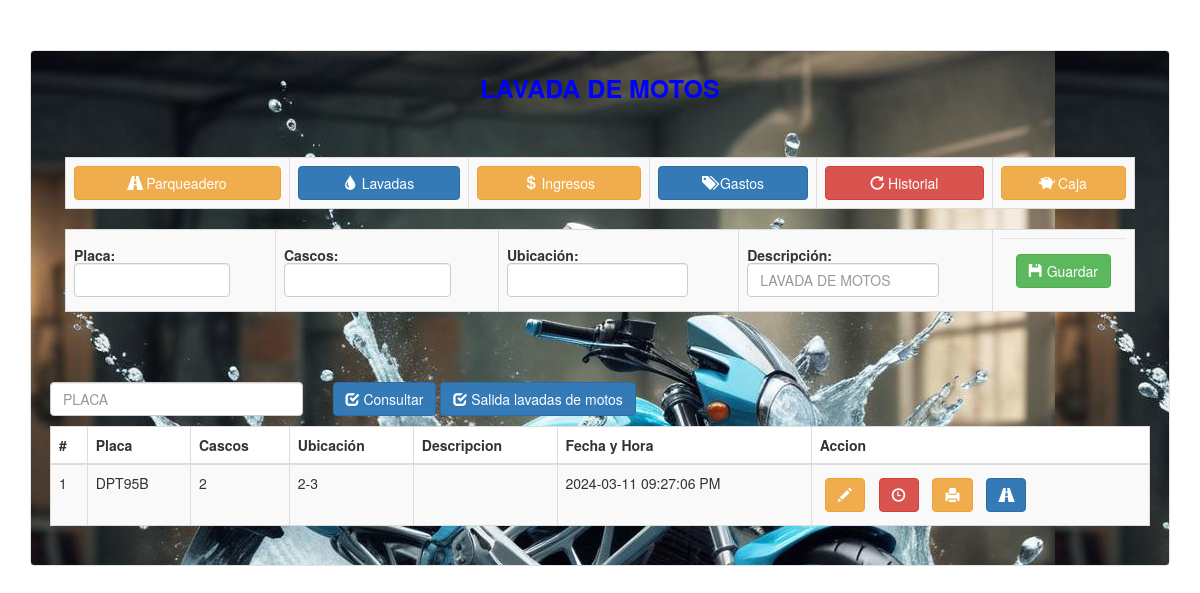
Before: /lavadas.php with the older database file.
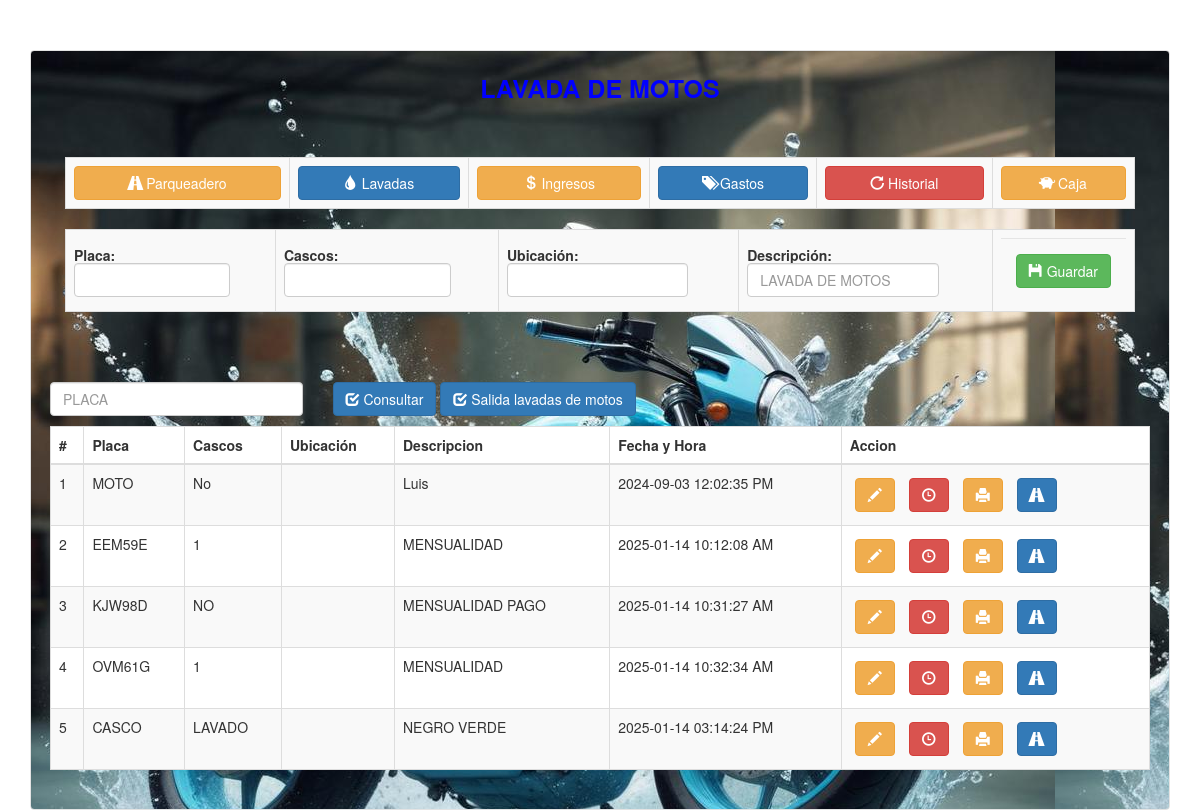
After: the same page with the newer database file.
### tables this page shows
CREATE TABLE `lavadas` (
  `id` int(11) NOT NULL,
  `placa` text NOT NULL,
  `descripcion` text NOT NULL,
  `fecha_ingreso` datetime NOT NULL,
  `valor_cobrado` int(11) NOT NULL,
  `fecha_salida` datetime NOT NULL,
  `estado` int(11) NOT NULL,
  `cascos` text NOT NULL,
  `ubicacion` text NOT NULL
);

### lavadas.php (the view, shortened to what the changed rows need)
<!DOCTYPE html>
<html>
<head>
	<link rel="stylesheet" href="libs/bootstrap.min.css" />
</head>
<body>
	<div class="container">
		<div class="well" style="margin:auto; padding:auto; width:100%;">
				<?php
				include('conn.php');
				$contaor = 0;
				if (isset($_POST['placa2'])) {
					$placa = $_POST['placa2'];
					$query = mysqli_query($conn, "select * from `lavadas` where estado=1 and placa LIKE '%$placa%'  ");
				} else {
					$sql2 = "select * from `lavadas` where estado=1 ";
					$query = mysqli_query($conn, $sql2 );
				}
				?>
			<div style="background: white;">
			<table class="table table-striped table-bordered table-hover" >
				<thead>
					<th>#</th>
					<th>Placa</th>
					<th>Cascos</th>
					<th>Ubicación</th>
					<th>Descripcion</th>
					<th>Fecha y Hora</th>
					<th>Accion</th>
				</thead>
				<tbody>
					<?php
					while ($row = mysqli_fetch_array($query)) {
						?>
						<tr>
							<td>
								<?php echo $contaor += 1 ?>
							</td>
							<td style="text-transform:uppercase">
								<?php echo ucwords($row['placa']); ?>
							</td>
							<td>
								<?php echo ucwords($row['cascos']); ?>
							</td>
							<td>
								<?php echo ucwords($row['ubicacion']); ?>
							</td>
							<td>
								<?php echo ucwords($row['descripcion']); ?>
							</td>
							<td>
							<?php  $fechaHoraFormateada = date('Y-m-d h:i:s A', strtotime($row['fecha_ingreso']));  echo $fechaHoraFormateada ; ?>
							</td>
							<td>
								<a href="#edit<?php echo $row['id']; ?>" data-toggle="modal" class="btn btn-warning" style="margin:5px;"><span
										class="glyphicon glyphicon-pencil"></span></a>
								<a href="imprimir.php?id=<?php echo $row['id']; ?>" class="btn btn-danger" style="margin:5px;"><span class="glyphicon glyphicon-time"></span> </a>
								<a  onclick="btnimprimirRecibo('<?php echo $row['placa']; ?>','<?php echo $row['descripcion']; ?>','<?php echo $row['cascos']; ?>','<?php echo $row['fecha_ingreso']; ?>','<?php echo $row['ubicacion']; ?>')"  class="btn btn-warning" style="margin:5px;"><span class="glyphicon glyphicon-print"></span> </a>
								<a  onclick="cambiarTabla('<?php echo $row['id'];?>','lavadas')"  class="btn btn-primary" style="margin:5px;">
								    <span class="glyphicon glyphicon-road"></span> </a>
							</td>
						</tr>
						<?php
					}
					?>
				</tbody>
			</table>
			</div>
		</div>
	</div>
</body>
</html>

Changed rows visible on the page:
no longer on this page (row edited): lavadas: contaor "1", placa "DPT95B", cascos "2", ubicacion "2-3", fecha_ingreso "2024-03-11 09:27:06 PM"
added lavadas: contaor "1", placa "MOTO", cascos "No", descripcion "Luis", fecha_ingreso "2024-09-03 12:02:35 PM"
added lavadas: contaor "2", placa "EEM59E", cascos "1", descripcion "MENSUALIDAD", fecha_ingreso "2025-01-14 10:12:08 AM"
added lavadas: contaor "3", placa "KJW98D", cascos "NO", descripcion "MENSUALIDAD PAGO", fecha_ingreso "2025-01-14 10:31:27 AM"
added lavadas: contaor "4", placa "OVM61G", cascos "1", descripcion "MENSUALIDAD", fecha_ingreso "2025-01-14 10:32:34 AM"
added lavadas: contaor "5", placa "CASCO", cascos "LAVADO", descripcion "NEGRO VERDE", fecha_ingreso "2025-01-14 03:14:24 PM"
